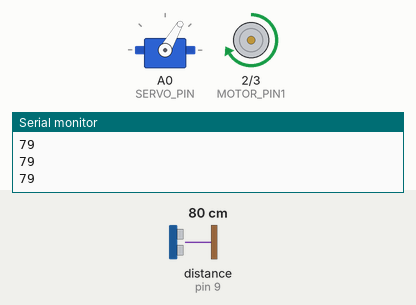
Simulated run of this sketch. Board: Arduino Uno, built with avr-gcc and run on an emulated ATmega328P. Parts: servo, motor-driver pin pairs drawn as motors (green arrow = first pin HIGH = forward, orange = second pin HIGH = backward, longer = more drive, scaled by the enable pin), the last lines printed to the serial monitor. Wiring (inferred from the names in the program): ultrasonic range finder: trigger pin 8; echo pin 9. The inputs (shaded band) are chosen by the test bench; at power-on: distance to the obstacle (sensor on pin 9) 80 cm. The echo pulse lasts 58.3 µs per cm.

Above: at 1.2 s.
1.3 s: distance to the obstacle (sensor on pin 9) set to 2 cm
At 2.3 s:
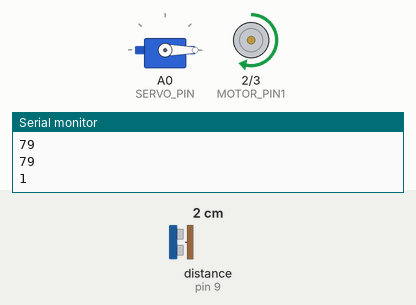
2.8 s: distance to the obstacle (sensor on pin 9) set to 35 cm
At 3.9 s:
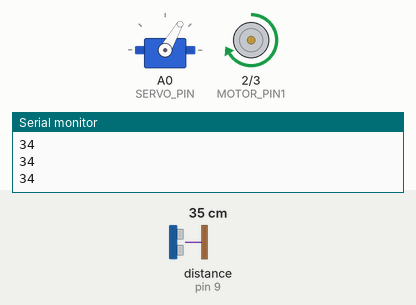
4.8 s: distance to the obstacle (sensor on pin 9) set to 4 cm
At 6.1 s:
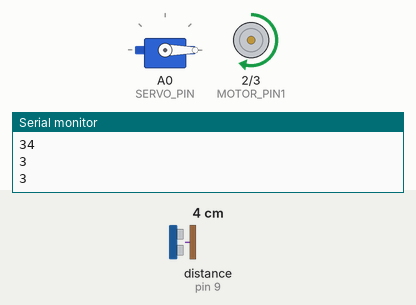
Timing chart, 0 to 7.8 s (numbered marks = the images above; inputs shaded):
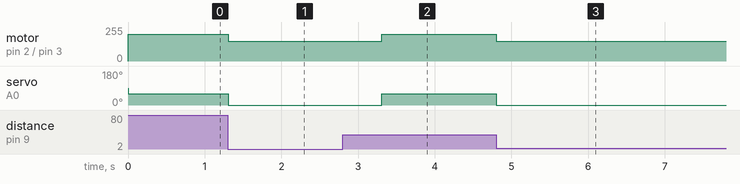

The sketch:

left_algorithm.ino
```cpp
#include <Servo.h>

const int TRIGGER_PIN = 8;  // Sonar sensor trigger pin
const int ECHO_PIN = 9;     // Sonar sensor echo pin
const int MAX_DISTANCE = 200; // Maximum distance to detect obstacles (in cm)

const int SERVO_PIN = A0;   // Servo motor control pin

const int MOTOR_PIN1 = 2; // Motor control pin 1
const int MOTOR_PIN2 = 3; // Motor control pin 2
const int enA = 6;

Servo steeringServo;

const int forwardSpeed = 150; // Adjust this value for the desired forward speed
const int turnSpeed = 150;     // Adjust this value for the desired turn speed

void setup() {
  Serial.begin(9600);
  steeringServo.attach(SERVO_PIN);
  // Motor
  pinMode(MOTOR_PIN1, OUTPUT);
  pinMode(MOTOR_PIN2, OUTPUT);
  pinMode(enA, OUTPUT);
  // Sonar Sensor
  pinMode(TRIGGER_PIN, OUTPUT);
  pinMode(ECHO_PIN, INPUT);
}

void loop() {
  digitalWrite(TRIGGER_PIN, LOW);
  delayMicroseconds(2);
  digitalWrite(TRIGGER_PIN, HIGH);
  delayMicroseconds(10);
  digitalWrite(TRIGGER_PIN, LOW);

  unsigned long duration = pulseIn(ECHO_PIN, HIGH);
  int distance = (duration*0.0343 )/2 ;
  Serial.println(distance);

  if (distance > 0 && distance <= 30) {
    // Obstacle detected, avoid it
    // Backward
   /* steeringServo.write(60); // Adjust this angle for the desired backward direction
    digitalWrite(MOTOR_PIN1, LOW);
    digitalWrite(MOTOR_PIN2, HIGH);
    analogWrite(enA, 250);
    delay(700);
*/
/*    // Stop the motor after backing up
    digitalWrite(MOTOR_PIN1, LOW);
    digitalWrite(MOTOR_PIN2, HIGH);
    analogWrite(enA, 0);
    delay(300);
*/
// Randomly turn left or right
      steeringServo.write(0); // Adjust this angle for the desired left turn direction
      digitalWrite(MOTOR_PIN1, HIGH);
      digitalWrite(MOTOR_PIN2, LOW);
      analogWrite(enA, 150);
      delay(1000);
   } else {
    // No obstacle, move forward and steer straight
    steeringServo.write(60); // Adjust this angle for the desired straight position
    digitalWrite(MOTOR_PIN1, HIGH);
    digitalWrite(MOTOR_PIN2, LOW);
    analogWrite(enA, 200);
  }
}
```

Measured:
- after the input at 1.3 s, motor on pin 2 (MOTOR_PIN1) / pin 3 (MOTOR_PIN2): forward 200/255 → forward 150/255 at once; servo on A0 (SERVO_PIN): 60° → 0° at once
- after the input at 2.8 s, motor on pin 2 (MOTOR_PIN1) / pin 3 (MOTOR_PIN2): forward 150/255 → forward 200/255 after 0.51 s; servo on A0 (SERVO_PIN): 0° → 60° after 0.51 s
- after the input at 4.8 s, motor on pin 2 (MOTOR_PIN1) / pin 3 (MOTOR_PIN2): forward 200/255 → forward 150/255 at once; servo on A0 (SERVO_PIN): 60° → 0° at once
